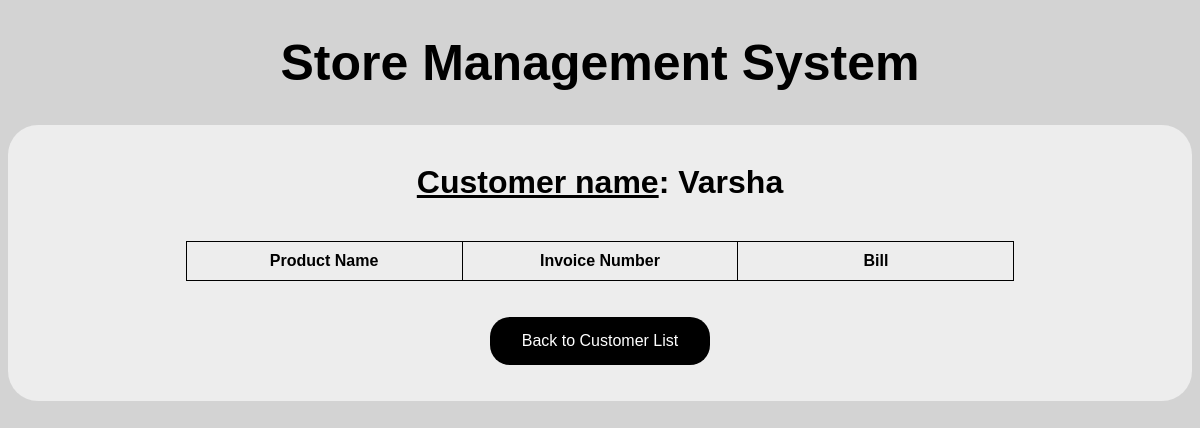
Page /customer/Varsha on the earlier database version.
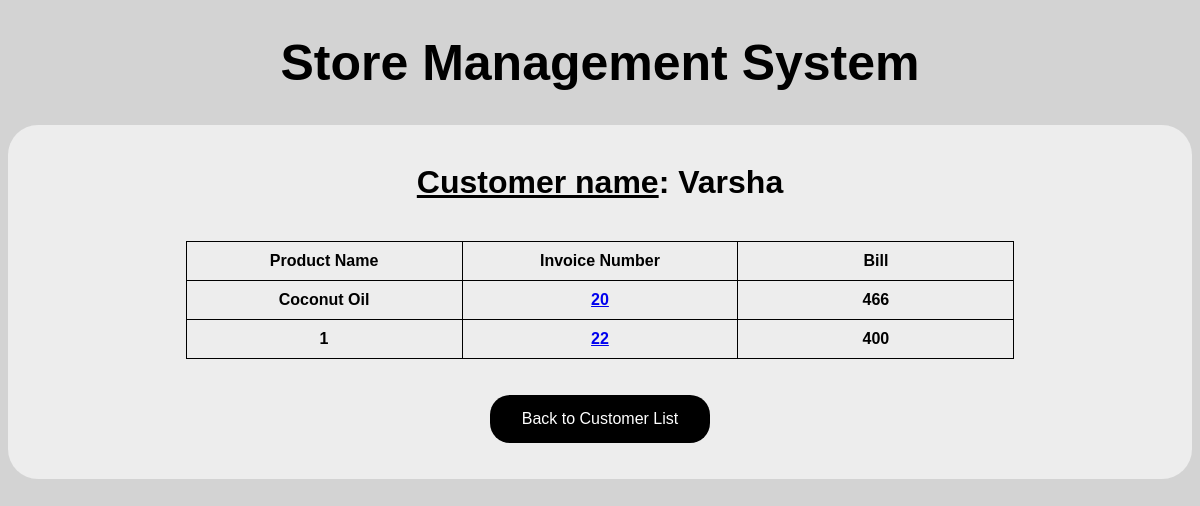
Same page on the later database version.
### storedb/models.py (models this page shows, shortened)
class Invoice(models.Model):
    cust_name = models.CharField(max_length=30)
    date = models.DateField()
    inv_no = models.CharField(max_length=15)
    prod_name = models.CharField(max_length=30)
    prod_size = models.CharField(max_length=30)
    prod_unit = models.CharField(max_length=10)
    prod_quant = models.IntegerField()
    prod_rate = models.IntegerField()
    total = models.IntegerField()
    discount = models.IntegerField(default=0)
    taxes = models.IntegerField(default=0)
    delivery = models.IntegerField(default=0)

### storedb/views.py (the view)
# urls.py: path('customer/<cust_name>', views.cust_details),
def cust_details(request, cust_name):
    inv_list = Invoice.objects.all().order_by('-id').filter(cust_name=cust_name)
    cust_name = cust_name
    return render(request, 'cust_details.html', {'inv_list': inv_list, 'cust_name': cust_name})

### storedb/templates/cust_details.html (shortened to what this page needs)
{% extends "base.html" %}
{% block content %}
<center>
   <h1><u>Customer name</u>:  {{cust_name}}</h1><br>
<table>
        <tr>
            <td>Product Name</td>
            <td>Invoice Number</td>
            <td>Bill</td>
        </tr>
        {% for inv in inv_list %}
        <tr>
            <td>{{inv.prod_name}}</td>
            <td><a href="invoice/{{inv.inv_no}}">{{inv.inv_no}}</a>
            </td>
            <td>{{inv.total}}</td>
        </tr>
        {% endfor %}
    </table><br><br>
    <form action="customer_list" method="post">
        <button type="submit">Back to Customer List</button>
    </form><br><br>
</center>
{% endblock content %}

Differences in the rows shown:
added Invoice: prod_name "Coconut Oil", inv_no "20", total "466"
added Invoice: prod_name "1", inv_no "22", total "400"
